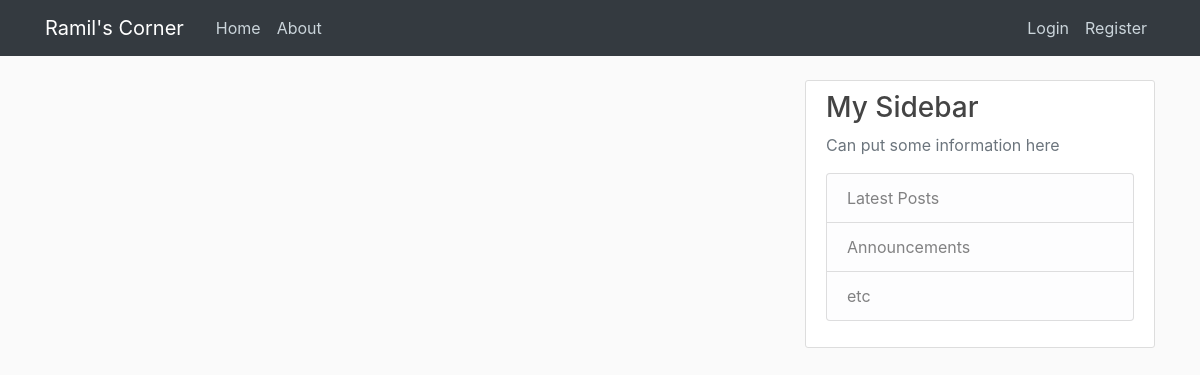
Page /home on the earlier database version.
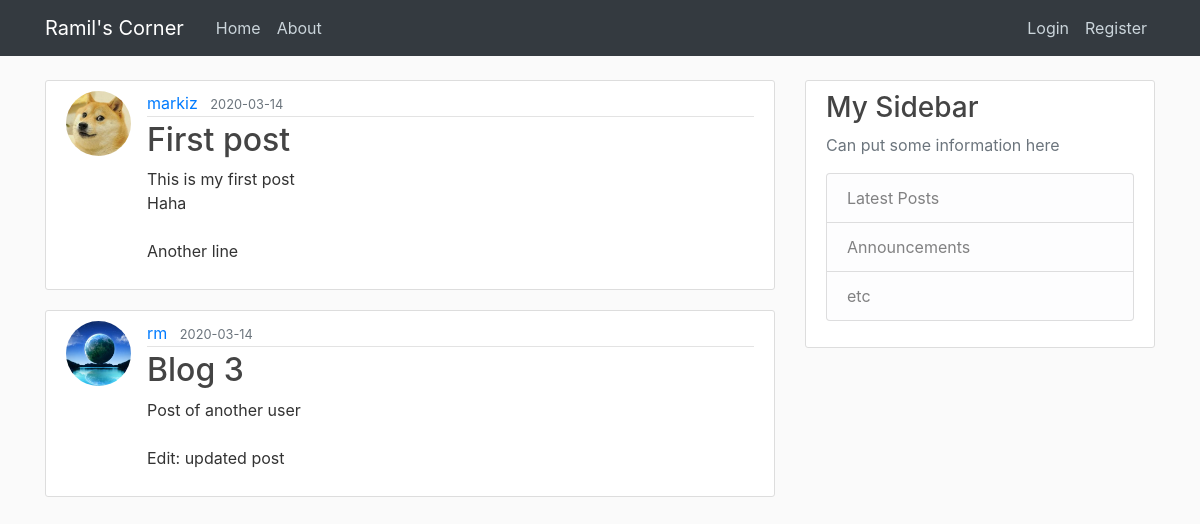
Same page on the later database version.
### flaskblog/models.py (models this page shows, shortened)
class Post(db.Model):
    id = db.Column(db.Integer, primary_key=True)
    title = db.Column(db.String(100), nullable=False)
    date_posted = db.Column(db.DateTime, nullable=False, default=datetime.utcnow)
    content = db.Column(db.Text, nullable=False)
    user_id = db.Column(db.Integer, db.ForeignKey('user.id'), nullable=False)

class User(db.Model, UserMixin):
    id = db.Column(db.Integer, primary_key=True)
    username = db.Column(db.String(20), unique=True, nullable=False)
    email = db.Column(db.String(120), unique=True, nullable=False)
    image_file = db.Column(db.String(20), nullable=False, default='default.jpg')
    password = db.Column(db.String(60), nullable=False)
    posts = db.relationship('Post', backref='author', lazy=True)

### flaskblog/routes.py (the view)
@app.route("/")
@app.route("/home")
def home():
    posts = Post.query.all()
    return render_template('home.html', posts=posts)

### flaskblog/templates/home.html
{% extends "layout.html" %}
{% block content %}
    {% for post in posts %}
        <article class="media content-section">
          <img class="rounded-circle article-img" src="{{ url_for('static', filename='profile_pics/' + post.author.image_file) }}">
          <div class="media-body">
            <div class="article-metadata">
              <a class="mr-2" href="#">{{ post.author.username }}</a>
              <small class="text-muted">{{ post.date_posted.strftime('%Y-%m-%d') }}</small>
            </div>
            <h2><a class="article-title" href="{{ url_for('post', post_id=post.id) }}">{{ post.title }}</a></h2>
            <p class="article-content">{{ post.content }}</p>
          </div>
        </article>
    {% endfor %}
{% endblock content %}

### flaskblog/templates/layout.html (shortened to what this page needs)
<!DOCTYPE html>
<html>
<head>
    <link rel="stylesheet" href="https://maxcdn.bootstrapcdn.com/bootstrap/4.0.0/css/bootstrap.min.css">
    <link rel="stylesheet" type="text/css" href="{{ url_for('static', filename='main.css') }}">
</head>
<body>
    <header class="site-header">
      <nav class="navbar navbar-expand-md navbar-dark bg-dark fixed-top">
        <div class="container">
          <a class="navbar-brand mr-4" href="/">Ramil's Corner</a>
          <div class="collapse navbar-collapse" id="navbarToggle">
            <div class="navbar-nav mr-auto">
              <a class="nav-item nav-link" href="{{ url_for('home') }}">Home</a>
              <a class="nav-item nav-link" href="{{ url_for('about') }}">About</a>
            </div>
            <div class="navbar-nav">
              {% if current_user.is_authenticated %}
                <a class="nav-item nav-link" href="{{ url_for('new_post') }}">New Post</a>
                <a class="nav-item nav-link" href="{{ url_for('account') }}">Account</a>
                <a class="nav-item nav-link" href="{{ url_for('logout') }}">Logout</a>
              {% else %}
                <a class="nav-item nav-link" href="{{ url_for('login') }}">Login</a>
                <a class="nav-item nav-link" href="{{ url_for('register') }}">Register</a>
              {% endif %}
            </div>
          </div>
        </div>
      </nav>
    </header>
    <main role="main" class="container">
      <div class="row">
        <div class="col-md-8">
          {% block content %}{% endblock %}
        </div>
        <div class="col-md-4">
          <div class="content-section">
            <h3>My Sidebar</h3>
            <p class='text-muted'>Can put some information here
              <ul class="list-group">
                <li class="list-group-item list-group-item-light">Latest Posts</li>
                <li class="list-group-item list-group-item-light">Announcements</li>
                <li class="list-group-item list-group-item-light">etc</li>
              </ul>
            </p>
          </div>
        </div>
      </div>
    </main>
</body>
</html>

### flaskblog/static/main.css (style rules this page uses)
body { background: #fafafa; color: #333333; margin-top: 5rem; }
h1, h2, h3, h4, h5, h6 { color: #444444; }
.site-header .navbar-nav .nav-link { color: #cbd5db; }
.content-section { background: #ffffff; padding: 10px 20px; border: 1px solid #dddddd; border-radius: 3px; margin-bottom: 20px; }
.article-title { color: #444444; }
.article-content { white-space: pre-line; }
.article-img { height: 65px; width: 65px; margin-right: 16px; }
.article-metadata { padding-bottom: 1px; margin-bottom: 4px; border-bottom: 1px solid #e3e3e3 }

Differences in the rows shown:
added Post: image_file (picture), author.username "markiz", date_posted "2020-03-14", title "First post", content "This is my first post Haha Another line"
added Post: image_file (picture), author.username "rm", date_posted "2020-03-14", title "Blog 3", content "Post of another user Edit: updated post"
